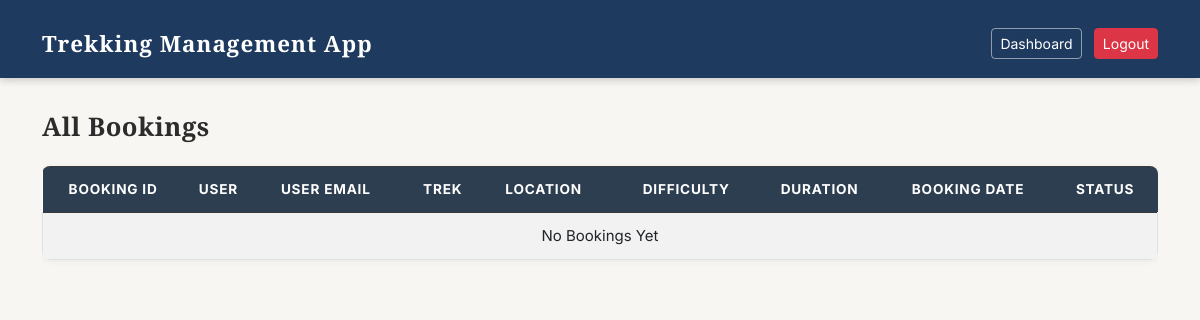
The app's page /admin/bookings (signed in), older data.
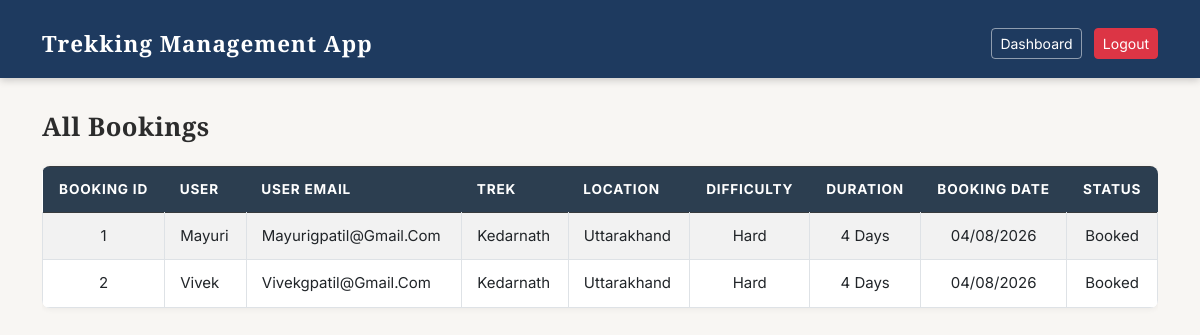
The same page, newer data.
### database.py (models this page shows)
class Booking(db.Model):
    __tablename__ = 'booking'
    id = db.Column(db.Integer, primary_key=True)
    user_id = db.Column(db.Integer, db.ForeignKey('user.id'), nullable=False)
    trek_id = db.Column(db.Integer, db.ForeignKey('trek.id'), nullable=False)
    booking_date = db.Column(db.DateTime, default=datetime.utcnow)
    status = db.Column(db.String(20), default='booked')

class User(db.Model):
    __tablename__ = 'user'
    id = db.Column(db.Integer, primary_key=True)
    name = db.Column(db.String(120), nullable=False)
    email = db.Column(db.String(120), unique=True, nullable=False)
    contact = db.Column(db.String(20), nullable=False)
    password_hash = db.Column(db.String(128), nullable=False)
    status = db.Column(db.String(20), default='active')
    bookings = db.relationship('Booking', backref='user', lazy=True)

class Trek(db.Model):
    __tablename__ = 'trek'
    id = db.Column(db.Integer, primary_key=True)
    name = db.Column(db.String(120), nullable=False)
    location = db.Column(db.String(120), nullable=False)
    difficulty = db.Column(db.String(20), nullable=False)
    duration = db.Column(db.Integer, nullable=False)
    available_slots = db.Column(db.Integer, nullable=False)
    status = db.Column(db.String(20), default='pending')
    start_date = db.Column(db.DateTime, nullable=True)
    end_date = db.Column(db.DateTime, nullable=True)
    assigned_staff_id = db.Column(db.Integer, db.ForeignKey('staff.id'), nullable=True)
    bookings = db.relationship('Booking', backref='trek', lazy=True)

### app.py (the view)
@app.route('/admin/bookings')
def admin_bookings():
    if session.get('role') != 'admin':
        return redirect(url_for('login'))
    bookings = Booking.query.all()
    return render_template('admin/bookings.html', bookings=bookings)

### templates/admin/bookings.html (shortened to what this page needs)
<!DOCTYPE html>
<html lang="en">
<head>
    <link href="https://cdn.jsdelivr.net/npm/bootstrap@5.3.0-alpha1/dist/css/bootstrap.min.css" rel="stylesheet">
    <link rel="stylesheet" href="/static/style.css">
</head>
<body>
<nav class="navbar navbar-dark bg-dark">
    <div class="container">
        <a class="navbar-brand">trekking management app</a>
        <div>
            <a href="/admin/dashboard" class="btn btn-outline-light btn-sm me-2">dashboard</a>
            <a href="/logout" class="btn btn-danger btn-sm">logout</a>
        </div>
    </div>
</nav>
<div class="container mt-4">
    <h3>all bookings</h3>
    <div class="table-responsive">
        <table class="table table-bordered table-striped table-hover mt-3">
            <thead class="table-dark">
                <tr>
                    <th class="text-center">booking id</th>
                    <th>user</th>
                    <th>user email</th>
                    <th>trek</th>
                    <th>location</th>
                    <th class="text-center">difficulty</th>
                    <th class="text-center">duration</th>
                    <th class="text-center">booking date</th>
                    <th class="text-center">status</th>
                </tr>
            </thead>
            <tbody>
                {% for booking in bookings %}
                <tr>
                    <td class="text-center">{{ booking.id }}</td>
                    <td>{{ booking.user.name }}</td>
                    <td>{{ booking.user.email }}</td>
                    <td>{{ booking.trek.name }}</td>
                    <td>{{ booking.trek.location }}</td>
                    <td class="text-center">{{ booking.trek.difficulty }}</td>
                    <td class="text-center">{{ booking.trek.duration }} days</td>
                    <td class="text-center">{{ booking.booking_date.strftime('%d/%m/%Y') }}</td>
                    <td class="text-center">{{ booking.status }}</td>
                </tr>
                {% else %}
                <tr>
                    <td colspan="9" class="text-center">no bookings yet</td>
                </tr>
                {% endfor %}
            </tbody>
        </table>
    </div>
</div>
</body>
</html>

### static/style.css (style rules this page uses)
body { font-family: 'Inter', sans-serif; background-color: #f8f6f3; color: #2c2c2c; font-size: 15px; }
h1, h2, h3, h4, h5, h6 { font-family: 'Playfair Display', serif; font-weight: 700; text-transform: capitalize; letter-spacing: 0.5px; }
h3 { font-size: 1.6rem; }
.navbar { background-color: #1e3a5f !important; padding: 12px 0; box-shadow: 0 2px 8px rgba(0,0,0,0.2); }
.navbar-brand { font-family: 'Playfair Display', serif; font-size: 1.4rem; font-weight: 700; color: white !important; text-transform: capitalize; letter-spacing: 1px; }
.navbar .btn-outline-light { border-color: rgba(255,255,255,0.5); color: white; text-transform: capitalize; }
.btn-danger { text-transform: capitalize; }
.table { background-color: white; border-radius: 8px; overflow: hidden; box-shadow: 0 1px 6px rgba(0,0,0,0.06); }
.table thead.table-dark th { background-color: #2c3e50; font-family: 'Inter', sans-serif; font-size: 0.85rem; text-transform: uppercase; letter-spacing: 0.8px; border: none; padding: 12px 15px; }
.table tbody td { padding: 12px 15px; vertical-align: middle; text-transform: capitalize; }
.container { padding-top: 10px; }

Row changes from the older to the newer data that the page shows:
added Booking: id "1", user.name "Mayuri", user.email "Mayurigpatil@gmail.com", trek.name "Kedarnath", trek.location "Uttarakhand", trek.difficulty "Hard", trek.duration "4", booking_date "04/08/2026", status "Booked"
added Booking: id "2", user.name "Vivek", user.email "Vivekgpatil@gmail.com", trek.name "Kedarnath", trek.location "Uttarakhand", trek.difficulty "Hard", trek.duration "4", booking_date "04/08/2026", status "Booked"
Text that changed along with them:
text no longer shown: "No Bookings Yet"
